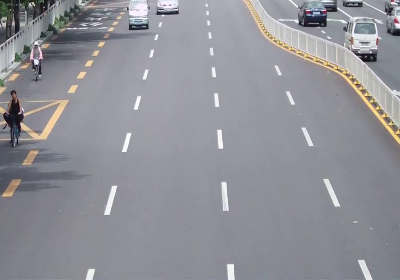
#> input picture c.png, 400 x 280 px
$ python main2.py
#> lines starting #> are read from the running program, lines starting #| are printed output that depends on the picture; after the words box and inside, x2 and y2 are one past the last pixel; in counts of white or black regions, pixels touching at a corner belong together; pictures that were not available may be replaced by others from this repository, and a replacement may not be noted
import cv2 as cv
import numpy as np

video = cv.VideoCapture("a.mp4")

# for vid "a.mp4"
lower_gray = np.array([110, 4, 103])
upper_gray = np.array([130, 24, 183])

blank_frame = cv.imread("c.png")
#> blank_frame is the input picture: shape (280, 400, 3); mean B, G, R 151.9, 144.9, 144.8

# [12 lines of commented-out code are left out]

pts = np.array([[208, 135], [74, 372], [457, 373], [354,133]], np.int32)
# pts = pts.reshape((-1,1,2))

while video.get(cv.CAP_PROP_POS_FRAMES) != video.get(cv.CAP_PROP_FRAME_COUNT):
    check, frame = video.read()
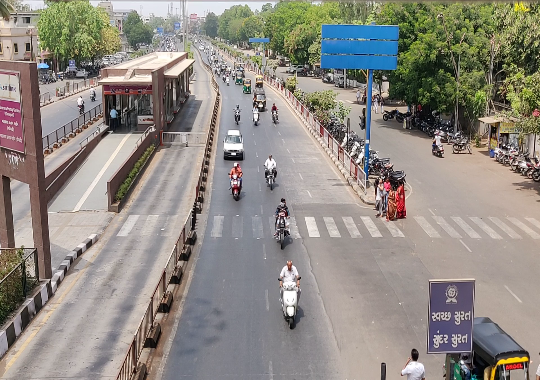
#> input picture op1.jpg, 540 x 380 px, given in place of a.mp4, which was not available
#> frame is the input picture: shape (380, 540, 3); mean B, G, R 131.5, 138.7, 144.2
    frame = cv.resize(frame, (540, 380))
    hsv = cv.cvtColor(frame, cv.COLOR_BGR2HSV)
#> hsv: shape (380, 540, 3); mean H, S, V 51, 46.5, 150.1


    # [25 lines of commented-out code are left out]

    mask = cv.inRange(hsv, lower_gray, upper_gray)
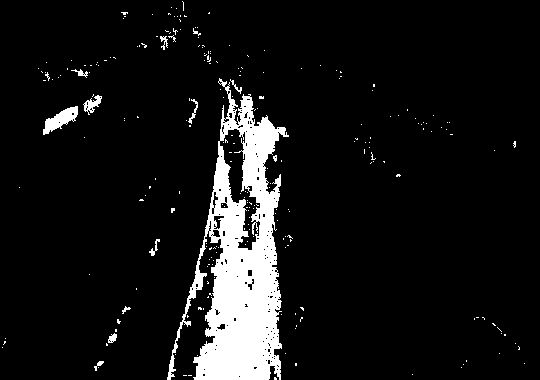
#> mask: shape (380, 540); 8.5% white; 239 white regions (226 under 20 px), largest, box (x1, y1, x2, y2) and area: (167, 78, 289, 380) 15667, (43, 106, 78, 135) 463, (83, 95, 102, 115) 165

    # [4 lines of commented-out code are left out]

    res = cv.bitwise_and(frame, frame, mask=mask)
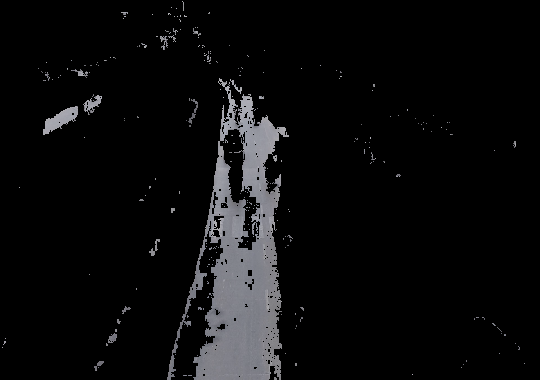
#> res: shape (380, 540, 3); mean B, G, R 12.2, 11.6, 11.5


    median = cv.medianBlur(res, 7)
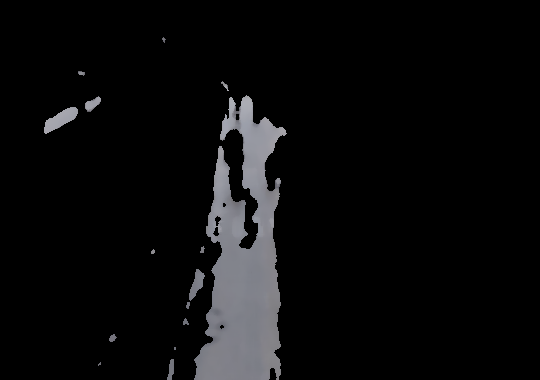
#> median: shape (380, 540, 3); mean B, G, R 11.5, 10.9, 10.8

    region = median[179:375, 188:438]
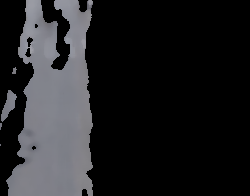
#> region: shape (196, 250, 3); mean B, G, R 35.3, 33.3, 33.1
    s1 = (region < 128).sum()
#> s1 = 115833
    s0 = (region > 127).sum()
#> s0 = 31167
    p = (s1 * 100) / (s0 + s1)
#> p = 78.8

    cv.rectangle(median, (188, 179), (438, 375), (0, 255, 0), 3)
    # cv.polylines(frame,[pts],True, (0,255,0),2)

    # per = "Detected Road: " + giveMePercentageOf(region, region.shape[0] * region.shape[1]) + "%"
    per = "Traffic Level: " + str(round(p, 2)) + "%"
#> per = 'Traffic Level: 78.8%'

    cv.putText(median, per, (10, 30), cv.FONT_HERSHEY_DUPLEX,1, (0, 255, 0), 1, cv.LINE_AA)
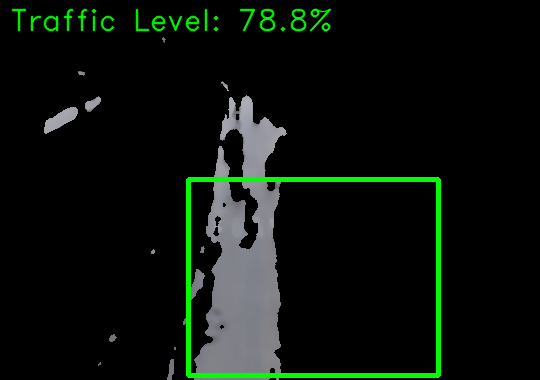
#> median: shape (380, 540, 3); mean B, G, R 11.1, 17.8, 10.4

    cv.imshow("Original", frame)
    cv.imshow("mask",mask)
    cv.imshow("res",res)
    cv.imshow("Output", median)
    cv.imshow("reg",region)
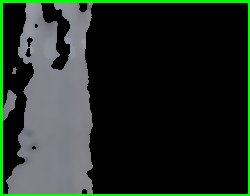
#> window 'reg': shape (196, 250, 3); mean B, G, R 34.4, 43.9, 32.2
    k = cv.waitKey(5) & 0xFF
#> (key Esc is pressed here)
    if k == 27:
        cv.imwrite("ss.png",frame)
        break

cv.destroyAllWindows()
video.release()
